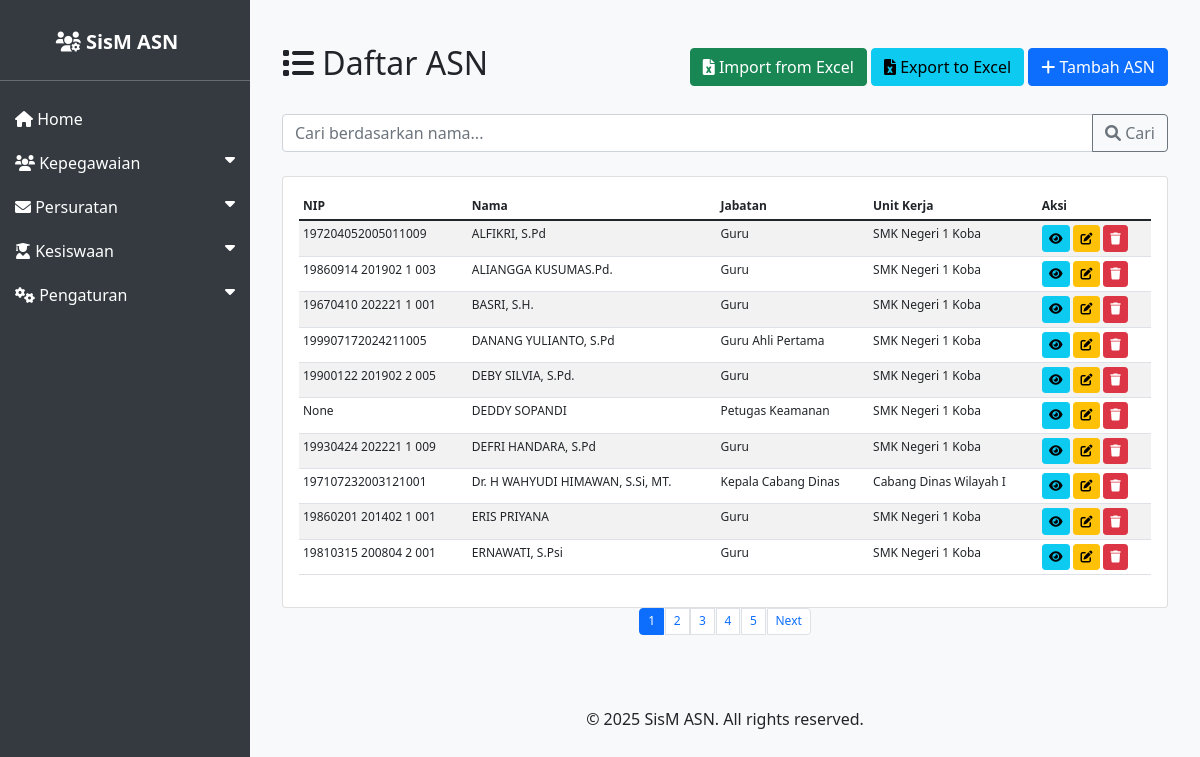
Before: /asn/ with the older database file.
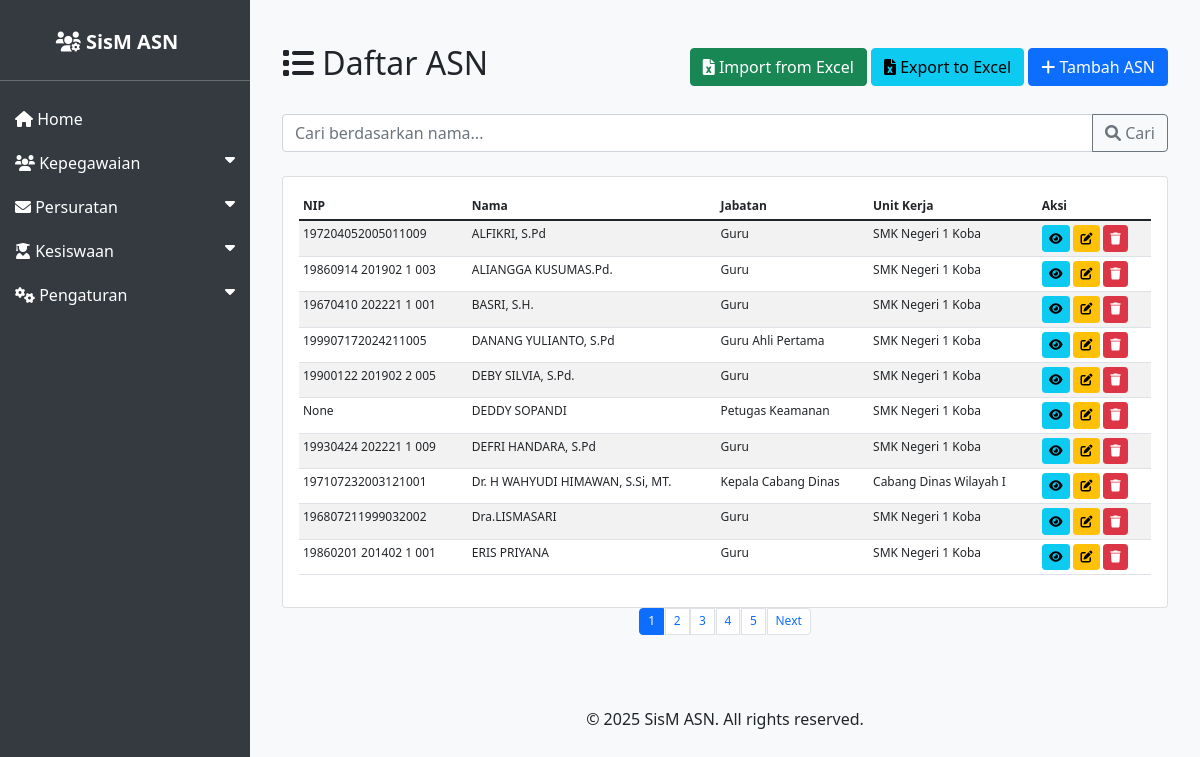
After: the same page with the newer database file.
### asn_app/models.py (models this page shows, shortened)
class ASN(models.Model):
    JENIS_KELAMIN_CHOICES = [
        ('L', 'Laki-laki'),
        ('P', 'Perempuan'),
    ]
    AGAMA_CHOICES = [
        ('ISLAM', 'Islam'),
        ('KRISTEN', 'Kristen'),
        ('KATOLIK', 'Katolik'),
        ('HINDU', 'Hindu'),
        ('BUDDHA', 'Buddha'),
        ('KONGHUCU', 'Konghucu'),
    ]
    nip = models.CharField(max_length=18, unique=True, null=True, blank=True)
    nama = models.CharField(max_length=100)
    tempat_lahir = models.CharField(max_length=50)
    tanggal_lahir = models.DateField()
    jenis_kelamin = models.CharField(max_length=1, choices=JENIS_KELAMIN_CHOICES)
    agama = models.CharField(max_length=10, choices=AGAMA_CHOICES)
    alamat = models.TextField()
    email = models.EmailField()
    telepon = models.CharField(max_length=15)
    jabatan = models.CharField(max_length=100)
    pangkat = models.CharField(max_length=50)
    golongan = models.CharField(max_length=5)
    nama_istri_suami = models.CharField(max_length=100, blank=True, null=True, verbose_name='Nama Istri/Suami')
    unit_kerja = models.CharField(max_length=100)
    foto = models.ImageField(upload_to='asn_fotos/', blank=True, null=True)
    created_at = models.DateTimeField(auto_now_add=True)
    updated_at = models.DateTimeField(auto_now=True)

### asn_app/views.py (the view)
# urls.py: path('', views.asn_list, name='asn_list'),
def asn_list(request):
    query = request.GET.get('q')
    if query:
        asn_queryset = ASN.objects.filter(nama__icontains=query).order_by('nama')
    else:
        asn_queryset = ASN.objects.all().order_by('nama')
    paginator = Paginator(asn_queryset, 10)  # 10 items per page
    page_number = request.GET.get('page')
    page_obj = paginator.get_page(page_number)
    return render(request, 'asn_app/asn_list.html', {'page_obj': page_obj, 'query': query})

### asn_app/templates/asn_app/asn_list.html (shortened to what this page needs)
{% extends 'asn_app/base.html' %}
{% block content %}
<div class="container mt-4">
    <div class="d-flex justify-content-between align-items-center mb-4">
        <h2><i class="fas fa-list"></i> Daftar ASN</h2>
        <div>
            <a href="{% url 'import_asn_excel' %}" class="btn btn-success">
                <i class="fas fa-file-excel"></i> Import from Excel
            </a>
            <a href="{% url 'export_asn_excel' %}" class="btn btn-info">
                <i class="fas fa-file-excel"></i> Export to Excel
            </a>
            <a href="{% url 'asn_create' %}" class="btn btn-primary">
                <i class="fas fa-plus"></i> Tambah ASN
            </a>
        </div>
    </div>
    <div class="mb-4">
        <form method="get" action="{% url 'asn_list' %}">
            <div class="input-group">
                <input type="text" name="q" class="form-control" placeholder="Cari berdasarkan nama..." value="{{ query|default:'' }}">
                <button class="btn btn-outline-secondary" type="submit">
                    <i class="fas fa-search"></i> Cari
                </button>
            </div>
        </form>
    </div>
    <div class="card">
        <div class="card-body">
            <div class="table-responsive">
                <table class="table table-striped asn-table">
                    <thead>
                        <tr>
                            <th>NIP</th>
                            <th>Nama</th>
                            <th>Jabatan</th>
                            <th>Unit Kerja</th>
                            <th>Aksi</th>
                        </tr>
                    </thead>
                    <tbody>
                        {% for asn in page_obj %}
                        <tr>
                            <td>{{ asn.nip }}</td>
                            <td>{{ asn.nama }}</td>
                            <td>{{ asn.jabatan }}</td>
                            <td>{{ asn.unit_kerja }}</td>
                            <td>
                                <a href="{% url 'asn_detail' asn.pk %}" class="btn btn-sm btn-info">
                                    <i class="fas fa-eye"></i>
                                </a>
                                <a href="{% url 'asn_update' asn.pk %}" class="btn btn-sm btn-warning">
                                    <i class="fas fa-edit"></i>
                                </a>
                                <a href="{% url 'asn_delete' asn.pk %}" class="btn btn-sm btn-danger">
                                    <i class="fas fa-trash"></i>
                                </a>
                            </td>
                        </tr>
                        {% endfor %}
                    </tbody>
                </table>
            </div>
        </div>
    </div>
    {% if page_obj.has_other_pages %}
    <nav aria-label="Page navigation">
        <ul class="pagination justify-content-center">
            {% for num in page_obj.paginator.page_range %}
                <li class="page-item {% if page_obj.number == num %}active{% endif %}">
                    <a class="page-link" href="?page={{ num }}{% if query %}&q={{ query }}{% endif %}">{{ num }}</a>
                </li>
            {% endfor %}
            {% if page_obj.has_next %}
                <li class="page-item">
                    <a class="page-link" href="?page={{ page_obj.next_page_number }}{% if query %}&q={{ query }}{% endif %}">Next</a>
                </li>
            {% endif %}
        </ul>
    </nav>
    {% endif %}
</div>
{% endblock %}

Changed rows visible on the page:
no longer on this page (row unchanged): ASN: nip "19810315 200804 2 001", nama "ERNAWATI, S.Psi", jabatan "Guru", unit_kerja "SMK Negeri 1 Koba"
now on this page (row edited): ASN: nip "196807211999032002", nama "Dra.LISMASARI", jabatan "Guru", unit_kerja "SMK Negeri 1 Koba"
